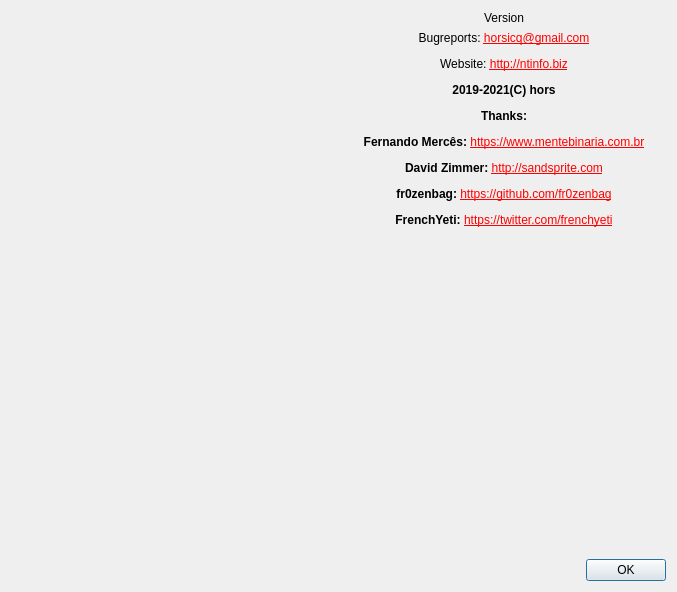
<?xml version="1.0" encoding="UTF-8"?>
<ui version="4.0">
 <class>DialogAbout</class>
 <widget class="QDialog" name="DialogAbout">
  <property name="windowModality">
   <enum>Qt::ApplicationModal</enum>
  </property>
  <property name="geometry">
   <rect>
    <x>0</x>
    <y>0</y>
    <width>677</width>
    <height>592</height>
   </rect>
  </property>
  <property name="windowTitle">
   <string>About</string>
  </property>
  <property name="modal">
   <bool>true</bool>
  </property>
  <layout class="QVBoxLayout" name="verticalLayout_2">
   <item>
    <layout class="QHBoxLayout" name="horizontalLayout_2">
     <item>
      <widget class="QLabel" name="labelLogo">
       <property name="minimumSize">
        <size>
         <width>308</width>
         <height>235</height>
        </size>
       </property>
       <property name="text">
        <string/>
       </property>
       <property name="pixmap">
        <pixmap resource="rsrc.qrc">:/pics/logo.png</pixmap>
       </property>
       <property name="alignment">
        <set>Qt::AlignCenter</set>
       </property>
      </widget>
     </item>
     <item>
      <layout class="QVBoxLayout" name="verticalLayout">
       <item>
        <widget class="QLabel" name="labelVersion">
         <property name="text">
          <string notr="true">Version</string>
         </property>
         <property name="alignment">
          <set>Qt::AlignCenter</set>
         </property>
        </widget>
       </item>
       <item>
        <widget class="QLabel" name="labelInfo">
         <property name="text">
          <string notr="true">&lt;html&gt;&lt;head/&gt;&lt;body&gt;&lt;p align=&quot;center&quot;&gt;Bugreports: &lt;a href=&quot;mailto:horsicq@gmail.com&quot;&gt;&lt;span style=&quot; text-decoration: underline; color:#ff0000;&quot;&gt;horsicq@gmail.com&lt;/span&gt;&lt;/a&gt;&lt;/p&gt;&lt;p align=&quot;center&quot;&gt;Website: &lt;a href=&quot;http://ntinfo.biz&quot;&gt;&lt;span style=&quot; text-decoration: underline; color:#ff0000;&quot;&gt;http://ntinfo.biz&lt;/span&gt;&lt;/a&gt;&lt;/p&gt;&lt;p align=&quot;center&quot;&gt;&lt;span style=&quot; font-weight:600;&quot;&gt;2019-2021(C) hors&lt;/span&gt;&lt;/p&gt;&lt;p align=&quot;center&quot;&gt;&lt;span style=&quot; font-weight:600;&quot;&gt;Thanks:&lt;/span&gt;&lt;/p&gt;&lt;p align=&quot;center&quot;&gt;&lt;span style=&quot; font-weight:600;&quot;&gt;Fernando Mercês: &lt;/span&gt;&lt;a href=&quot;https://www.mentebinaria.com.br/&quot;&gt;&lt;span style=&quot; text-decoration: underline; color:#ff0000;&quot;&gt;https://www.mentebinaria.com.br&lt;/span&gt;&lt;/a&gt;&lt;/p&gt;&lt;p align=&quot;center&quot;&gt;&lt;span style=&quot; font-weight:600;&quot;&gt;David Zimmer: &lt;/span&gt;&lt;a href=&quot;http://sandsprite.com/&quot;&gt;&lt;span style=&quot; text-decoration: underline; color:#ff0000;&quot;&gt;http://sandsprite.com&lt;/span&gt;&lt;/a&gt;&lt;/p&gt;&lt;p align=&quot;center&quot;&gt;&lt;span style=&quot; font-weight:600;&quot;&gt;fr0zenbag: &lt;/span&gt;&lt;a href=&quot;https://github.com/fr0zenbag&quot;&gt;&lt;span style=&quot; text-decoration: underline; color:#ff0000;&quot;&gt;https://github.com/fr0zenbag&lt;/span&gt;&lt;/a&gt;&lt;/p&gt;&lt;p align=&quot;center&quot;&gt;&lt;span style=&quot; font-weight:600;&quot;&gt;FrenchYeti: &lt;/span&gt;&lt;a href=&quot;https://twitter.com/frenchyeti&quot;&gt;&lt;span style=&quot; text-decoration: underline; color:#ff0000;&quot;&gt;https://twitter.com/frenchyeti&lt;/span&gt;&lt;/a&gt;&lt;/p&gt;&lt;/body&gt;&lt;/html&gt;</string>
         </property>
         <property name="textFormat">
          <enum>Qt::AutoText</enum>
         </property>
         <property name="openExternalLinks">
          <bool>true</bool>
         </property>
        </widget>
       </item>
       <item>
        <spacer name="verticalSpacer">
         <property name="orientation">
          <enum>Qt::Vertical</enum>
         </property>
         <property name="sizeHint" stdset="0">
          <size>
           <width>20</width>
           <height>40</height>
          </size>
         </property>
        </spacer>
       </item>
      </layout>
     </item>
    </layout>
   </item>
   <item>
    <layout class="QHBoxLayout" name="horizontalLayout">
     <item>
      <spacer name="horizontalSpacer">
       <property name="orientation">
        <enum>Qt::Horizontal</enum>
       </property>
       <property name="sizeHint" stdset="0">
        <size>
         <width>40</width>
         <height>20</height>
        </size>
       </property>
      </spacer>
     </item>
     <item>
      <widget class="QPushButton" name="pushButtonOK">
       <property name="text">
        <string>OK</string>
       </property>
      </widget>
     </item>
    </layout>
   </item>
  </layout>
 </widget>
 <resources>
  <include location="rsrc.qrc"/>
 </resources>
 <connections/>
</ui>
